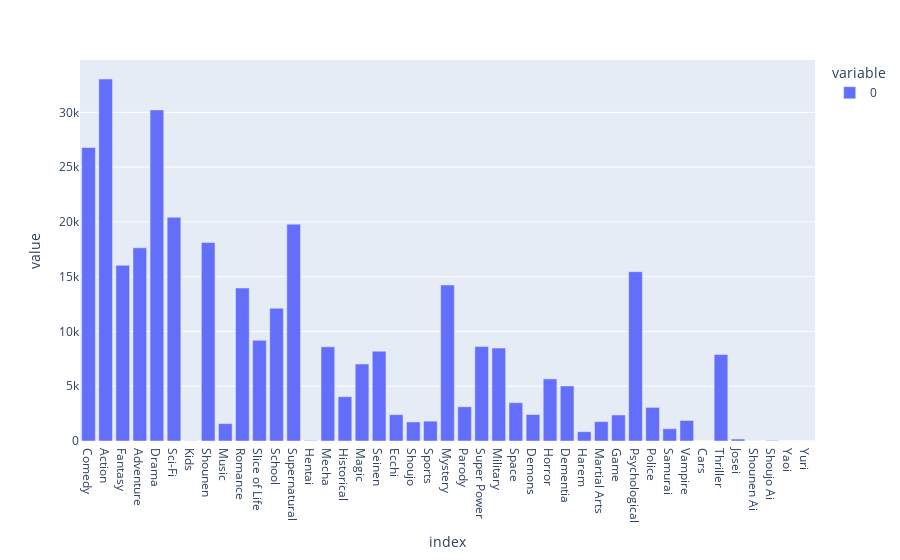

The code cell stored with this chart in its notebook:
### Code cell
px.bar(final_df[final_df['group'] == 1].drop(['profile', 'group', 'male'], axis=1).sum())

### Figure 1 — Plotly figure (JSON) as saved in the notebook; plotly's stock layout.template omitted (floating-point values rounded to 4 significant figures)
{"data": [{"alignmentgroup": "True", "hovertemplate": "variable=0<br>index=%{x}<br>value=%{y}<extra></extra>", "legendgroup": "0", "marker": {"color": "#636efa", "pattern": {"shape": ""}}, "name": "0", "offsetgroup": "0", "orientation": "v", "showlegend": true, "textposition": "auto", "type": "bar", "x": ["Comedy", "Action", "Fantasy", "Adventure", "Drama", "Sci-Fi", "Kids", "Shounen", "Music", "Romance", "Slice of Life", "School", "Supernatural", "Hentai", "Mecha", "Historical", "Magic", "Seinen", "Ecchi", "Shoujo", "Sports", "Mystery", "Parody", "Super Power", "Military", "Space", "Demons", "Horror", "Dementia", "Harem", "Martial Arts", "Game", "Psychological", "Police", "Samurai", "Vampire", "Cars", "Thriller", "Josei", "Shounen Ai", "Shoujo Ai", "Yaoi", "Yuri"], "xaxis": "x", "y": [26789, 33040, 16040, 17633, 30223, 20425, 14, 18117, 1588, 13963, 9189, 12116, 19792, 44, 8596, 4045, 7027, 8198, 2404, 1738, 1812, 14242, 3126, 8619, 8481, 3496, 2419, 5670, 5024, 848, 1771, 2374, 15454, 3068, 1121, 1877, 5, 7896, 177, 4, 49, 0, 0], "yaxis": "y"}], "layout": {"barmode": "relative", "legend": {"title": {"text": "variable"}, "tracegroupgap": 0}, "margin": {"t": 60}, "xaxis": {"anchor": "y", "domain": [0, 1], "title": {"text": "index"}}, "yaxis": {"anchor": "x", "domain": [0, 1], "title": {"text": "value"}}}}
